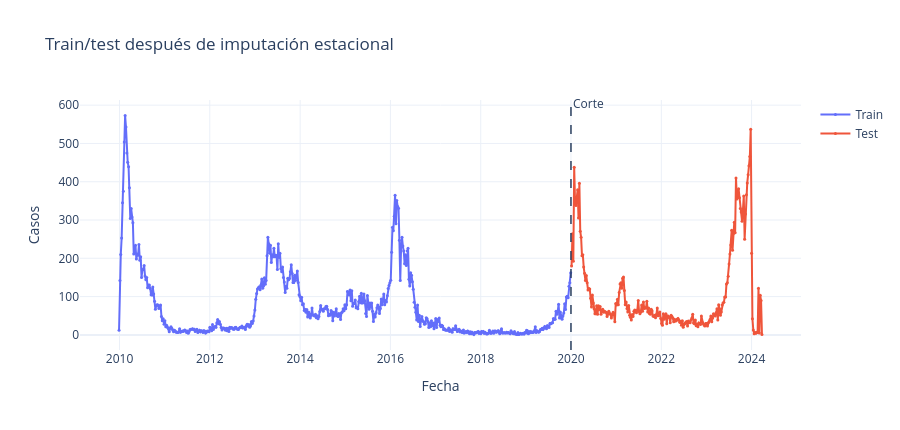

The notebook cell saved with this chart:
### Markdown cell above
---

## 9. Imputación estacional sin fuga de información

Si existen semanas faltantes, se imputan usando la media histórica de la misma semana del año calculada solamente con `train`.

Esto mantiene el principio de evaluación temporal: el conjunto de prueba no debe ayudar a construir reglas de preprocesamiento.

### Code cell
train, test, imputation_metadata = seasonal_imputation_from_train(
    train=train_raw,
    test=test_raw,
    value_col="y",
)

print("Resumen de imputación")
print("=" * 50)
for key, value in imputation_metadata.items():
    if key != "seasonal_means":
        print(f"{key}: {value}")

df_model = combine_train_test(train, test)

print("\nVerificación final de faltantes:")
diagnose_missing_values(df_model, freq=FREQ)

fig = plot_train_test_split(
    train,
    test,
    cutoff,
    title="Train/test después de imputación estacional",
)

fig.show()

### Figure 1 — Plotly figure (JSON) as saved in the notebook; plotly's stock layout.template omitted (floating-point values rounded to 4 significant figures; data arrays with more than 128 entries replaced by an {"elided": "..."} marker saying what was removed)
{"data": [{"marker": {"size": 3}, "mode": "lines+markers", "name": "Train", "type": "scatter", "x": {"elided": "523 str values"}, "y": {"elided": "523 float values"}}, {"marker": {"size": 3}, "mode": "lines+markers", "name": "Test", "type": "scatter", "x": {"elided": "221 str values"}, "y": {"elided": "221 float values"}}], "layout": {"annotations": [{"showarrow": false, "text": "Corte", "x": "2020-01-01T00:00:00", "xanchor": "left", "y": 1.03, "yref": "paper"}], "height": 430, "shapes": [{"line": {"dash": "dash", "width": 1.5}, "type": "line", "x0": "2020-01-01T00:00:00", "x1": "2020-01-01T00:00:00", "xref": "x", "y0": 0, "y1": 1, "yref": "paper"}], "title": {"text": "Train/test después de imputación estacional"}, "xaxis": {"title": {"text": "Fecha"}}, "yaxis": {"title": {"text": "Casos"}}}}
